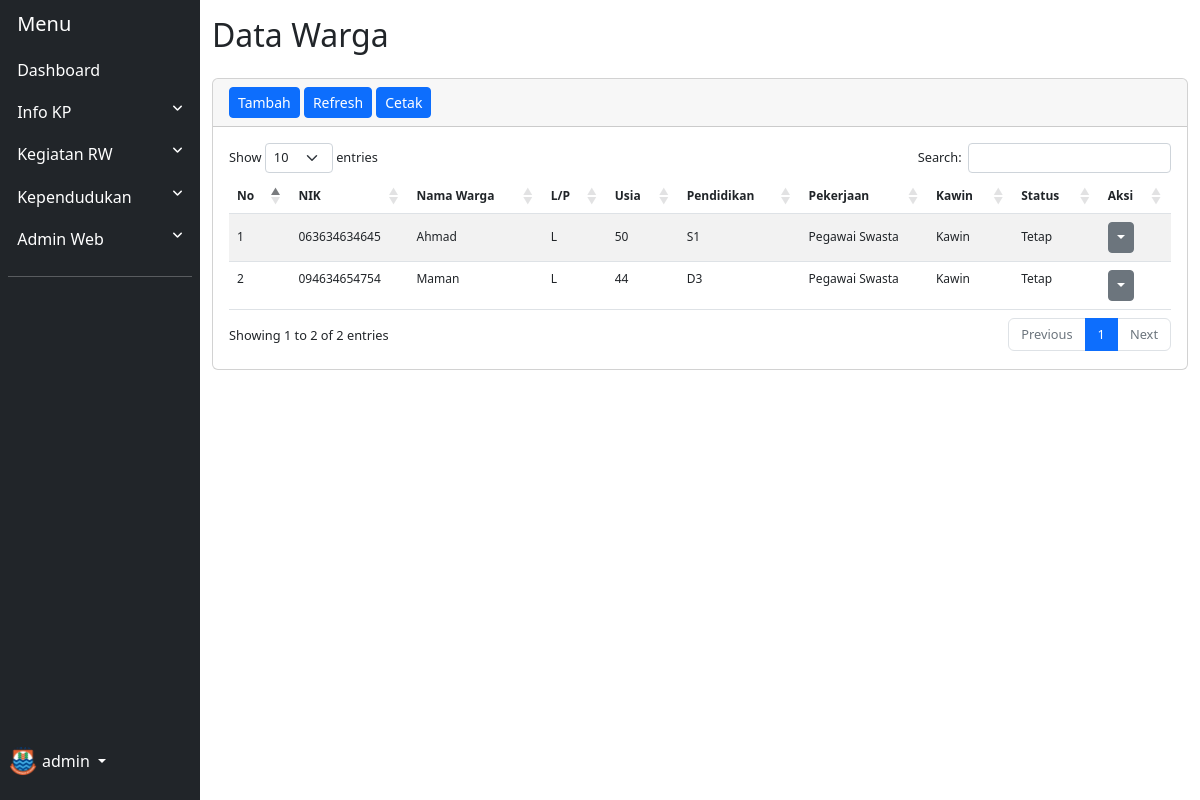
/master/warga/index.php (signed in), run on the app's committed database.
### tables this page shows
CREATE TABLE `warga` (
  `id_warga` int(11) NOT NULL,
  `nik_warga` varchar(255) NOT NULL,
  `nama_warga` varchar(255) NOT NULL,
  `tempat_lahir_warga` varchar(255) NOT NULL,
  `tanggal_lahir_warga` date NOT NULL,
  `jenis_kelamin_warga` enum('L','P') NOT NULL,
  `alamat_ktp_warga` text NOT NULL,
  `alamat_warga` text NOT NULL,
  `desa_kelurahan_warga` varchar(255) NOT NULL,
  `kecamatan_warga` varchar(255) NOT NULL,
  `kabupaten_kota_warga` varchar(255) NOT NULL,
  `provinsi_warga` varchar(255) NOT NULL,
  `negara_warga` varchar(255) NOT NULL,
  `rt_warga` varchar(10) NOT NULL,
  `rw_warga` varchar(10) NOT NULL,
  `agama_warga` varchar(255) NOT NULL,
  `pendidikan_terakhir_warga` varchar(255) NOT NULL,
  `pekerjaan_warga` varchar(255) NOT NULL,
  `status_perkawinan_warga` enum('Kawin','Belum Kawin') NOT NULL,
  `status_warga` enum('Tetap','Kontrak') NOT NULL,
  `created_at` timestamp NOT NULL DEFAULT current_timestamp() ON UPDATE current_timestamp(),
  `updated_at` timestamp NOT NULL DEFAULT current_timestamp()
);

### master/warga/index.php (the view, shortened to what this page needs)
<!DOCTYPE html>
<html lang="en">
  <head>
      <link rel="stylesheet" href="../../assets/vendor/bootstrap/dist/css/bootstrap.min.css">
      <link rel="stylesheet" href="https://cdnjs.cloudflare.com/ajax/libs/font-awesome/6.2.0/css/all.min.css">
      <link rel="stylesheet" href="https://cdn.datatables.net/1.12.1/css/dataTables.bootstrap5.min.css">
      <link rel="stylesheet" href="../../assets/css/master.css">
  </head>
  <body>
    <div class="container-fluid">
        <div class="row flex-nowrap">
            <div class="col-auto col-md-3 col-xl-2 px-sm-2 px-0 bg-dark">
                <?php include('../../layouts/master/sidebar.php'); ?>
            </div>
            <div class="col py-3">
                <div class="title mb-4">
                    <h2 class="page-header">Data Warga</h2>
                </div>
                <div class="card">
                  <div class="card-header">
                    <a class="btn btn-sm btn-primary" href="tambah-data-warga.php">Tambah</a>
                    <a class="btn btn-sm btn-primary" href="#refresh" id="refresh">Refresh</a>
                    <a class="btn btn-sm btn-primary" href="cetak-data-warga.php" target="_blank">Cetak</a>
                  </div>
                  <div class="card-body">
                    <table id="tabel-data" class="table table-striped">
                      <thead>
                        <tr>
                          <th>No</th>
                          <th>NIK</th>
                          <th>Nama Warga</th>
                          <th>L/P</th>
                          <th>Usia</th>
                          <th>Pendidikan</th>
                          <th>Pekerjaan</th>
                          <th>Kawin</th>
                          <th>Status</th>
                          <th>Aksi</th>
                        </tr>
                      </thead>
                      <tbody>
                        <?php
                          include "../../koneksi.php";
                          $sql = "SELECT * FROM warga";
                          $result = mysqli_query($db, $sql);
                          $no = 0;
                          while ($data = mysqli_fetch_array($result)) {
                            $no++;
                        ?>
                        <tr>
                          <td><?php echo $no; ?></td>
                          <td><?php echo $data['nik_warga']; ?></td>
                          <td><?php echo $data['nama_warga']; ?></td>
                          <td><?php echo $data['jenis_kelamin_warga']; ?></td>
                          <td>
                            <?php
                              $tanggal_lahir = new DateTime($data['tanggal_lahir_warga']);
                              $today = new DateTime();
                              $years = $today->diff($tanggal_lahir)->y;
                              echo $years;
                            ?>
                          </td>
                          <td><?php echo $data['pendidikan_terakhir_warga']; ?></td>
                          <td><?php echo $data['pekerjaan_warga']; ?></td>
                          <td><?php echo $data['status_perkawinan_warga']; ?></td>
                          <td><?php echo $data['status_warga']; ?></td>
                          <td>
                            <div class="dropdown">
                              <button class="btn btn-sm btn-secondary dropdown-toggle" type="button" id="dropdownMenuButton1" data-bs-toggle="dropdown" aria-expanded="false"></button>
                            </div>
                          </td>
                        </tr>
                        <?php
                          }
                        ?>
                      </tbody>
                    </table>
                  </div>
                </div>
            </div>
        </div>
    </div>
  </body>
</html>

### assets/css/master.css (style rules this page uses)
a { text-decoration: none; }
table.dataTable.table-striped>tbody>tr.odd>* { vertical-align:middle; }
.table th, td { font-size: 12px; }

### data on the page
warga: nik_warga "063634634645", nama_warga "Ahmad", jenis_kelamin_warga "L", pendidikan_terakhir_warga "S1", pekerjaan_warga "Pegawai Swasta", status_perkawinan_warga "Kawin", status_warga "Tetap"
warga: nik_warga "094634654754", nama_warga "Maman", jenis_kelamin_warga "L", pendidikan_terakhir_warga "D3", pekerjaan_warga "Pegawai Swasta", status_perkawinan_warga "Kawin", status_warga "Tetap"

### other printed values
$_SESSION['role'] "admin"
